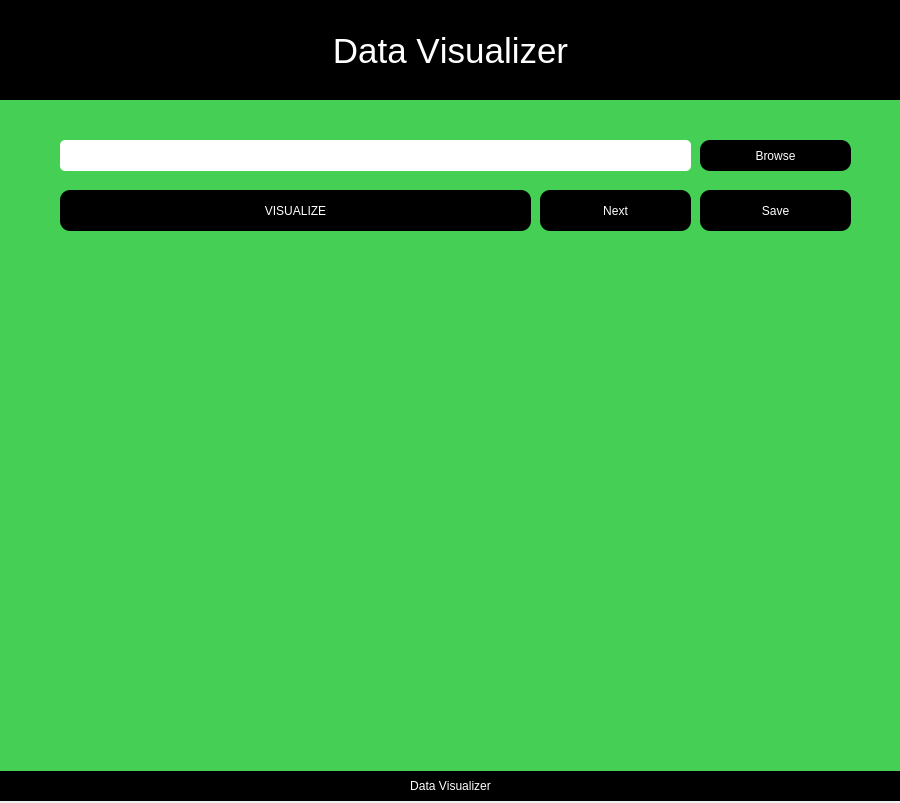
<?xml version="1.0" encoding="UTF-8"?>
<ui version="4.0">
 <class>Dialog</class>
 <widget class="QDialog" name="Dialog">
  <property name="geometry">
   <rect>
    <x>0</x>
    <y>0</y>
    <width>900</width>
    <height>803</height>
   </rect>
  </property>
  <property name="font">
   <font>
    <kerning>false</kerning>
   </font>
  </property>
  <property name="focusPolicy">
   <enum>Qt::TabFocus</enum>
  </property>
  <property name="windowTitle">
   <string>Dialog</string>
  </property>
  <property name="autoFillBackground">
   <bool>false</bool>
  </property>
  <property name="styleSheet">
   <string notr="true"/>
  </property>
  <widget class="QLabel" name="heading">
   <property name="geometry">
    <rect>
     <x>0</x>
     <y>0</y>
     <width>901</width>
     <height>101</height>
    </rect>
   </property>
   <property name="font">
    <font>
     <family>MS Shell Dlg 2</family>
     <pointsize>26</pointsize>
     <weight>9</weight>
     <italic>false</italic>
     <bold>false</bold>
    </font>
   </property>
   <property name="styleSheet">
    <string notr="true">font: 75 26pt &quot;MS Shell Dlg 2&quot;;color:White;
background-color: rgb(0, 0, 0);</string>
   </property>
   <property name="text">
    <string>Data Visualizer</string>
   </property>
   <property name="alignment">
    <set>Qt::AlignCenter</set>
   </property>
  </widget>
  <widget class="QLabel" name="image1">
   <property name="geometry">
    <rect>
     <x>30</x>
     <y>0</y>
     <width>100</width>
     <height>100</height>
    </rect>
   </property>
   <property name="text">
    <string/>
   </property>
   <property name="pixmap">
    <pixmap>image1rbg.png</pixmap>
   </property>
  </widget>
  <widget class="QLabel" name="label">
   <property name="geometry">
    <rect>
     <x>0</x>
     <y>770</y>
     <width>901</width>
     <height>31</height>
    </rect>
   </property>
   <property name="styleSheet">
    <string notr="true">font: 14pt &quot;MV Boli&quot;;
background-color: rgb(0, 0, 0);
color: rgb(255, 255, 255);
font: 75 12pt &quot;Arial&quot;;</string>
   </property>
   <property name="text">
    <string>Data Visualizer</string>
   </property>
   <property name="alignment">
    <set>Qt::AlignCenter</set>
   </property>
  </widget>
  <widget class="QLabel" name="label_2">
   <property name="geometry">
    <rect>
     <x>0</x>
     <y>100</y>
     <width>900</width>
     <height>671</height>
    </rect>
   </property>
   <property name="styleSheet">
    <string notr="true">
background-color: rgb(69, 208, 85);</string>
   </property>
   <property name="text">
    <string/>
   </property>
  </widget>
  <widget class="QLabel" name="Image1">
   <property name="geometry">
    <rect>
     <x>130</x>
     <y>260</y>
     <width>640</width>
     <height>480</height>
    </rect>
   </property>
   <property name="accessibleDescription">
    <string/>
   </property>
   <property name="layoutDirection">
    <enum>Qt::LeftToRight</enum>
   </property>
   <property name="autoFillBackground">
    <bool>false</bool>
   </property>
   <property name="styleSheet">
    <string notr="true">border-radius:15px;
</string>
   </property>
   <property name="text">
    <string/>
   </property>
   <property name="alignment">
    <set>Qt::AlignCenter</set>
   </property>
  </widget>
  <widget class="QPushButton" name="Browse">
   <property name="geometry">
    <rect>
     <x>700</x>
     <y>140</y>
     <width>151</width>
     <height>31</height>
    </rect>
   </property>
   <property name="autoFillBackground">
    <bool>false</bool>
   </property>
   <property name="styleSheet">
    <string notr="true">QPushButton
{
font: 75 14pt &quot;MS Shell Dlg 2&quot;;
background-color: rgb(0, 0, 0);
color:white;
border-radius: 10px;
padding:4px;
}
QPushButton:hover
{
  	
	font: 75 12pt &quot;MS Shell Dlg 2&quot;;
	background-color: darkblue;
}</string>
   </property>
   <property name="text">
    <string>Browse</string>
   </property>
   <property name="autoDefault">
    <bool>true</bool>
   </property>
   <property name="default">
    <bool>false</bool>
   </property>
   <property name="flat">
    <bool>false</bool>
   </property>
  </widget>
  <widget class="QPushButton" name="Save">
   <property name="geometry">
    <rect>
     <x>700</x>
     <y>190</y>
     <width>151</width>
     <height>41</height>
    </rect>
   </property>
   <property name="autoFillBackground">
    <bool>false</bool>
   </property>
   <property name="styleSheet">
    <string notr="true">QPushButton{
font: 75 14pt &quot;MS Shell Dlg 2&quot;;
background-color: rgb(0, 0, 0);
color:white;
border-radius: 10px;
padding:4px;
}
QPushButton:hover
{
  	
	font: 75 12pt &quot;MS Shell Dlg 2&quot;;
	background-color: darkblue;
}</string>
   </property>
   <property name="text">
    <string>Save</string>
   </property>
   <property name="autoDefault">
    <bool>true</bool>
   </property>
   <property name="default">
    <bool>false</bool>
   </property>
   <property name="flat">
    <bool>false</bool>
   </property>
  </widget>
  <widget class="QPushButton" name="Visualize">
   <property name="geometry">
    <rect>
     <x>60</x>
     <y>190</y>
     <width>471</width>
     <height>41</height>
    </rect>
   </property>
   <property name="focusPolicy">
    <enum>Qt::TabFocus</enum>
   </property>
   <property name="layoutDirection">
    <enum>Qt::LeftToRight</enum>
   </property>
   <property name="autoFillBackground">
    <bool>false</bool>
   </property>
   <property name="styleSheet">
    <string notr="true">QPushButton
{
font: 75 14pt &quot;MS Shell Dlg 2&quot;;
background-color: rgb(0, 0, 0);
color:white;
border-radius: 10px;
padding:4px;
}
QPushButton:hover
{
  	
	font: 75 12pt &quot;MS Shell Dlg 2&quot;;
	background-color: darkblue;
}
</string>
   </property>
   <property name="text">
    <string>VISUALIZE</string>
   </property>
   <property name="autoDefault">
    <bool>true</bool>
   </property>
   <property name="default">
    <bool>false</bool>
   </property>
   <property name="flat">
    <bool>false</bool>
   </property>
  </widget>
  <widget class="QLineEdit" name="inputfile">
   <property name="geometry">
    <rect>
     <x>60</x>
     <y>140</y>
     <width>631</width>
     <height>31</height>
    </rect>
   </property>
   <property name="styleSheet">
    <string notr="true">color: rgb(6, 39, 255);
font: 75 12pt &quot;MS Shell Dlg 2&quot;;
padding:5px;
border-radius:5px;</string>
   </property>
   <property name="text">
    <string/>
   </property>
  </widget>
  <widget class="QPushButton" name="Next">
   <property name="geometry">
    <rect>
     <x>540</x>
     <y>190</y>
     <width>151</width>
     <height>41</height>
    </rect>
   </property>
   <property name="autoFillBackground">
    <bool>false</bool>
   </property>
   <property name="styleSheet">
    <string notr="true">QPushButton{
font: 75 14pt &quot;MS Shell Dlg 2&quot;;
background-color: rgb(0, 0, 0);
color:white;
border-radius: 10px;
padding:4px;
}
QPushButton:hover
{
  	
	font: 75 12pt &quot;MS Shell Dlg 2&quot;;
	background-color: darkblue;
}</string>
   </property>
   <property name="text">
    <string>Next</string>
   </property>
   <property name="autoDefault">
    <bool>true</bool>
   </property>
   <property name="default">
    <bool>false</bool>
   </property>
   <property name="flat">
    <bool>false</bool>
   </property>
  </widget>
  <widget class="QLabel" name="image2">
   <property name="geometry">
    <rect>
     <x>760</x>
     <y>0</y>
     <width>100</width>
     <height>100</height>
    </rect>
   </property>
   <property name="text">
    <string/>
   </property>
   <property name="pixmap">
    <pixmap>image2rbg.png</pixmap>
   </property>
  </widget>
  <zorder>label</zorder>
  <zorder>heading</zorder>
  <zorder>image1</zorder>
  <zorder>label_2</zorder>
  <zorder>Image1</zorder>
  <zorder>Browse</zorder>
  <zorder>Save</zorder>
  <zorder>Visualize</zorder>
  <zorder>inputfile</zorder>
  <zorder>Next</zorder>
  <zorder>image2</zorder>
 </widget>
 <resources/>
 <connections/>
</ui>
